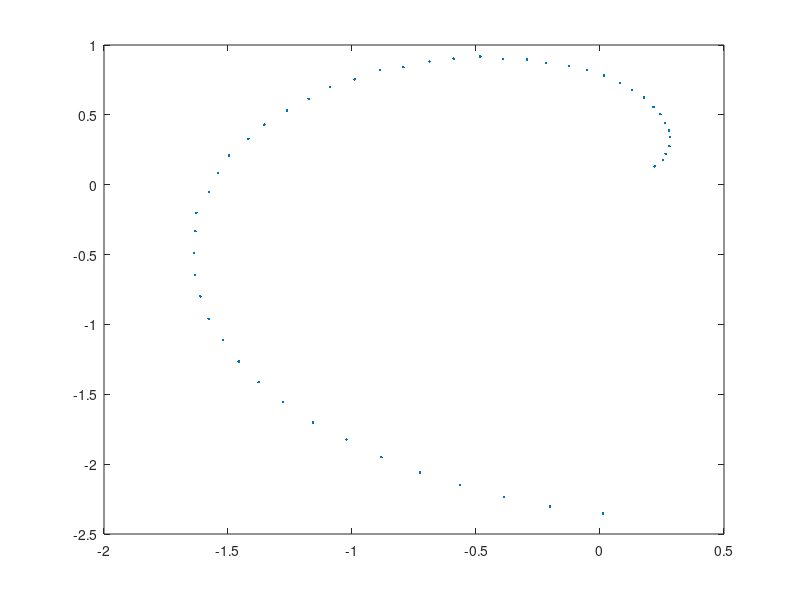

Source code (MATLAB): (Note: this script raises an error after producing the figure.)
clear all;
close all;

addpath('utils');
addpath('nlpca');

% Fix the seed of the random generators.
seed = 0;
randn('state',seed);
rand('state',seed);

scale = 0.5;
N = 50;
angles = linspace(pi/6,pi + pi/2,N)';
x = (angles.*cos(angles) + randn(N,1).*0.01).* scale;
y = (angles.*sin(angles) + randn(N,1).*0.01).* scale;

figure(1);
plot(x,y, '.');
xlims = xlim;
ylims = ylim;


data = [x,y];

[c,net]=nlpca(data', 2, 'type', 'bottleneck', 'units_per_layer', [2, 15 , 2 , 15, 2]);
figure(10); imagesc(c);

n_1d = 300;
xrange = linspace( xlims(1), xlims(2), n_1d);
yrange = linspace( ylims(1), ylims(2), n_1d);

% Make a grid
[xa, xb] = ndgrid( xrange, yrange ); %randn(n, D);   % Deepest latent layer.
xgrid = [ xa(:), xb(:) ];

pc = nlpca_get_components(net,xgrid');

%pc = nlpca_get_components(net,data');

colors = coord_to_color(sin(2.*pi.*pc'*10));
im = reshape(colors, n_1d, n_1d, 3);
figure(4);
imshow(im);
%set_fig_units_cm( 8,8 );
%if savefig
%imwrite(im, 'hidden.png', 'png' );
%savepng(gcf, [basedir 'layer_0']);
%end
